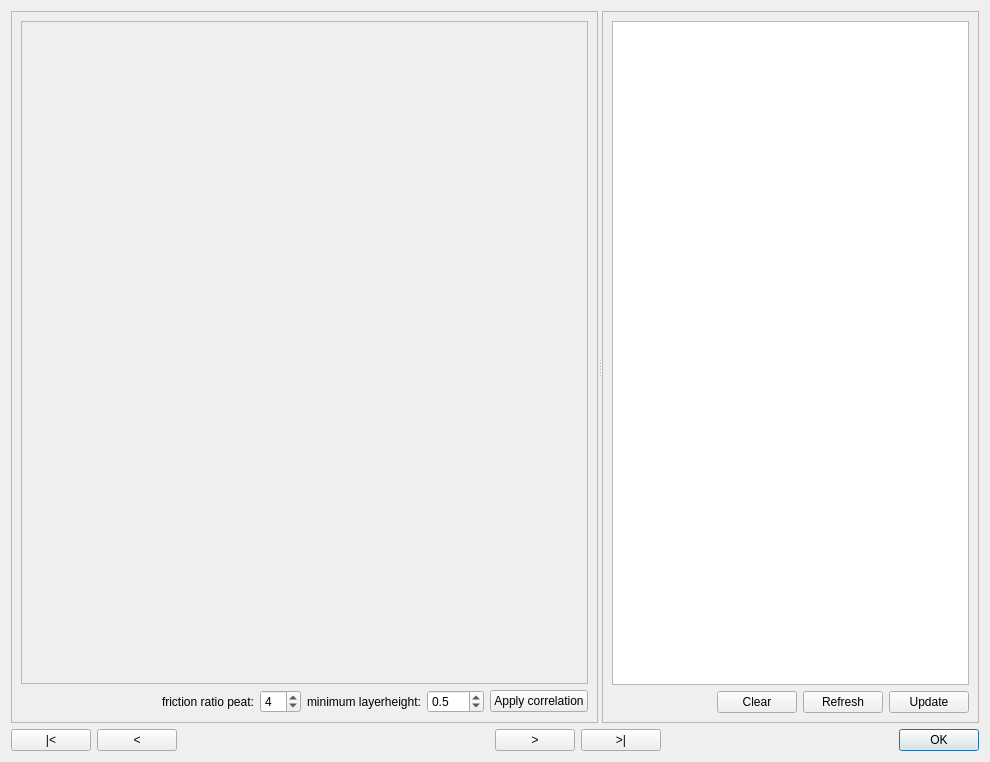
<?xml version="1.0" encoding="UTF-8"?>
<ui version="4.0">
 <class>CptViewerDialogBase</class>
 <widget class="QDialog" name="CptViewerDialogBase">
  <property name="geometry">
   <rect>
    <x>0</x>
    <y>0</y>
    <width>990</width>
    <height>762</height>
   </rect>
  </property>
  <property name="windowTitle">
   <string>LeveeLogic Cpt Viewer</string>
  </property>
  <layout class="QGridLayout" name="gridLayout_3">
   <item row="0" column="0">
    <layout class="QVBoxLayout" name="verticalLayout_3">
     <item>
      <widget class="QSplitter" name="splitter">
       <property name="sizePolicy">
        <sizepolicy hsizetype="Expanding" vsizetype="Expanding">
         <horstretch>0</horstretch>
         <verstretch>0</verstretch>
        </sizepolicy>
       </property>
       <property name="orientation">
        <enum>Qt::Horizontal</enum>
       </property>
       <widget class="QFrame" name="frame_2">
        <property name="sizePolicy">
         <sizepolicy hsizetype="Preferred" vsizetype="Expanding">
          <horstretch>0</horstretch>
          <verstretch>0</verstretch>
         </sizepolicy>
        </property>
        <property name="frameShape">
         <enum>QFrame::StyledPanel</enum>
        </property>
        <property name="frameShadow">
         <enum>QFrame::Raised</enum>
        </property>
        <layout class="QGridLayout" name="gridLayout_2">
         <item row="0" column="0">
          <layout class="QVBoxLayout" name="verticalLayout_2">
           <item>
            <widget class="QFrame" name="frmCpt">
             <property name="sizePolicy">
              <sizepolicy hsizetype="Expanding" vsizetype="Expanding">
               <horstretch>0</horstretch>
               <verstretch>0</verstretch>
              </sizepolicy>
             </property>
             <property name="frameShape">
              <enum>QFrame::StyledPanel</enum>
             </property>
             <property name="frameShadow">
              <enum>QFrame::Raised</enum>
             </property>
            </widget>
           </item>
           <item>
            <layout class="QHBoxLayout" name="horizontalLayout_3">
             <item>
              <spacer name="horizontalSpacer_3">
               <property name="orientation">
                <enum>Qt::Horizontal</enum>
               </property>
               <property name="sizeHint" stdset="0">
                <size>
                 <width>40</width>
                 <height>20</height>
                </size>
               </property>
              </spacer>
             </item>
             <item>
              <widget class="QLabel" name="label_2">
               <property name="text">
                <string>friction ratio peat:</string>
               </property>
              </widget>
             </item>
             <item>
              <widget class="QSpinBox" name="spFrictionRatioPeat">
               <property name="minimum">
                <number>1</number>
               </property>
               <property name="value">
                <number>4</number>
               </property>
              </widget>
             </item>
             <item>
              <widget class="QLabel" name="label">
               <property name="text">
                <string>minimum layerheight:</string>
               </property>
              </widget>
             </item>
             <item>
              <widget class="QDoubleSpinBox" name="dspMinLayerHeight">
               <property name="decimals">
                <number>1</number>
               </property>
               <property name="minimum">
                <double>0.100000000000000</double>
               </property>
               <property name="maximum">
                <double>100.000000000000000</double>
               </property>
               <property name="singleStep">
                <double>0.100000000000000</double>
               </property>
               <property name="value">
                <double>0.500000000000000</double>
               </property>
              </widget>
             </item>
             <item>
              <widget class="QPushButton" name="pbApplyCorrelation">
               <property name="text">
                <string>Apply correlation</string>
               </property>
              </widget>
             </item>
            </layout>
           </item>
          </layout>
         </item>
        </layout>
       </widget>
       <widget class="QFrame" name="frame">
        <property name="sizePolicy">
         <sizepolicy hsizetype="Preferred" vsizetype="Expanding">
          <horstretch>0</horstretch>
          <verstretch>0</verstretch>
         </sizepolicy>
        </property>
        <property name="minimumSize">
         <size>
          <width>350</width>
          <height>0</height>
         </size>
        </property>
        <property name="maximumSize">
         <size>
          <width>400</width>
          <height>16777215</height>
         </size>
        </property>
        <property name="frameShape">
         <enum>QFrame::StyledPanel</enum>
        </property>
        <property name="frameShadow">
         <enum>QFrame::Raised</enum>
        </property>
        <layout class="QGridLayout" name="gridLayout">
         <item row="0" column="0">
          <layout class="QVBoxLayout" name="verticalLayout">
           <item>
            <widget class="QTableWidget" name="twSoillayers"/>
           </item>
           <item>
            <layout class="QHBoxLayout" name="horizontalLayout">
             <item>
              <spacer name="horizontalSpacer">
               <property name="orientation">
                <enum>Qt::Horizontal</enum>
               </property>
               <property name="sizeHint" stdset="0">
                <size>
                 <width>40</width>
                 <height>20</height>
                </size>
               </property>
              </spacer>
             </item>
             <item>
              <widget class="QPushButton" name="pbClear">
               <property name="text">
                <string>Clear</string>
               </property>
              </widget>
             </item>
             <item>
              <widget class="QPushButton" name="pbRefresh">
               <property name="text">
                <string>Refresh</string>
               </property>
              </widget>
             </item>
             <item>
              <widget class="QPushButton" name="pbUpdate">
               <property name="text">
                <string>Update</string>
               </property>
              </widget>
             </item>
            </layout>
           </item>
          </layout>
         </item>
        </layout>
       </widget>
      </widget>
     </item>
     <item>
      <layout class="QHBoxLayout" name="horizontalLayout_2">
       <item>
        <widget class="QPushButton" name="pbFirst">
         <property name="text">
          <string>|&lt;</string>
         </property>
        </widget>
       </item>
       <item>
        <widget class="QPushButton" name="pbPrev">
         <property name="text">
          <string>&lt;</string>
         </property>
        </widget>
       </item>
       <item>
        <spacer name="horizontalSpacer_2">
         <property name="orientation">
          <enum>Qt::Horizontal</enum>
         </property>
         <property name="sizeHint" stdset="0">
          <size>
           <width>40</width>
           <height>20</height>
          </size>
         </property>
        </spacer>
       </item>
       <item>
        <widget class="QPushButton" name="pbNext">
         <property name="text">
          <string>&gt;</string>
         </property>
        </widget>
       </item>
       <item>
        <widget class="QPushButton" name="pbLast">
         <property name="text">
          <string>&gt;|</string>
         </property>
        </widget>
       </item>
       <item>
        <widget class="QDialogButtonBox" name="button_box">
         <property name="orientation">
          <enum>Qt::Horizontal</enum>
         </property>
         <property name="standardButtons">
          <set>QDialogButtonBox::Ok</set>
         </property>
        </widget>
       </item>
      </layout>
     </item>
    </layout>
   </item>
  </layout>
 </widget>
 <resources/>
 <connections>
  <connection>
   <sender>button_box</sender>
   <signal>accepted()</signal>
   <receiver>CptViewerDialogBase</receiver>
   <slot>accept()</slot>
   <hints>
    <hint type="sourcelabel">
     <x>20</x>
     <y>20</y>
    </hint>
    <hint type="destinationlabel">
     <x>20</x>
     <y>20</y>
    </hint>
   </hints>
  </connection>
  <connection>
   <sender>button_box</sender>
   <signal>rejected()</signal>
   <receiver>CptViewerDialogBase</receiver>
   <slot>reject()</slot>
   <hints>
    <hint type="sourcelabel">
     <x>20</x>
     <y>20</y>
    </hint>
    <hint type="destinationlabel">
     <x>20</x>
     <y>20</y>
    </hint>
   </hints>
  </connection>
 </connections>
</ui>
